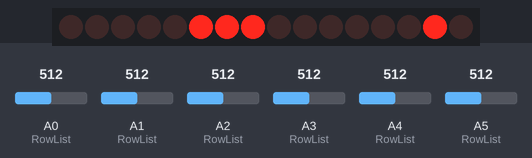
Recording of a sketch running on a simulated Arduino Leonardo, built with avr-gcc and run on an emulated ATmega32U4. On the bench: 16 shift-register outputs drawn as a row of LEDs (first output left, lit = HIGH). Wiring (inferred from the names in the program): 2 × shift register (74HC595): data pin 13; shift clock pin 12; latch pin 11. Wiring (inferred from the signals the program sends): row of LEDs: on Q0, Q1, Q2, Q3, Q4, Q5, Q6, Q7, Q8, Q9, Q10, Q11, Q12, Q13, Q14, Q15. The inputs (shaded band) are chosen by the test bench; at power-on: A0 (RowList) = 512, A1 (RowList) = 512, A2 (RowList) = 512, A3 (RowList) = 512, A4 (RowList) = 512, A5 (RowList) = 512. What the sketch prints to the serial monitor is not drawn.

Above: at 0.02 s.
At 1.2 s:
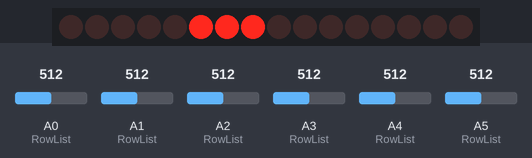
1.3 s: A0 (RowList) set to 306
2.8 s: A1 (RowList) set to 306
4.3 s: A0 (RowList) set to 522
5.8 s: A1 (RowList) set to 522
Timing chart, 0 to 8.3 s (numbered marks = the images above; inputs shaded):
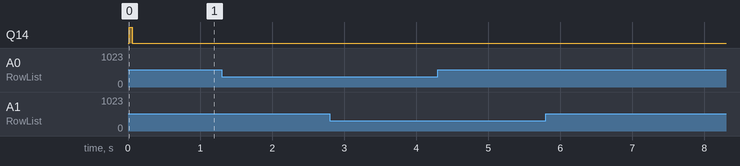

The sketch:

PYV_KeyBoard_r2p0.ino
```cpp
#include "Keyboard.h"
#include <avr/pgmspace.h>

#define CapsLock    Drive_595(0x20);
#define NumLock     Drive_595(0x40);
#define ScorllLock  Drive_595(0x80);

#define RCLK  11
#define SRCLK 12
#define SER   13
#define LCTRL   (0x80)//=0xE0-0x60  KEY_LEFT_CTRL
#define LSHIFT  (0x81)//=0xE1-0x60  KEY_LEFT_SHIFT
#define LALT    (0x82)//=0xE2-0x60  KEY_LEFT_ALT
#define LGUI    (0x83)//=0xE3-0x60  KEY_LEFT_GUI
#define RCTRL   (0x84)//=0xE4-0x60  KEY_RIGHT_CTRL
#define RSHIFT  (0x85)//=0xE5-0x60  KEY_RIGHT_SHIFT
#define RALT    (0x86)//=0xE6-0x60  KEY_RIGHT_ALT
#define RGUI    (0x87)//=0xE7-0x60  KEY_RIGHT_GUI

#define RETURN  (0x88)//=0x28+0x60  KEY_RETURN
#define ESC     (0x89)//=0x29+0x60  KEY_ESC
#define BK      (0x8A)//=0x2A+0x60  KEY_BACKSPACE
#define TAB     (0x8B)//=0x2B+0x60  KEY_TAB

#define NUM     (0x8F)//=0x53+0x3C  PAD_NUMLOCK
#define DIV     (0x90)//=0x54+0x3C  PAD_DIV
#define MUL     (0x91)//=0x55+0x3C  PAD_MUL
#define SUB     (0x92)//=0x56+0x3C  PAD_SUB
#define ADD     (0x93)//=0x57+0x3C  PAD_ADD
#define ENTER   (0x94)//=0x58+0x3C  PAD_ENTER
#define PAD_1   (0x95)//=0x59+0x3C  PAD_1
#define PAD_2   (0x96)//=0x5A+0x3C  PAD_2
#define PAD_3   (0x97)//=0x5B+0x3C  PAD_3
#define PAD_4   (0x98)//=0x5C+0x3C  PAD_4
#define PAD_5   (0x99)//=0x5D+0x3C  PAD_5
#define PAD_6   (0x9A)//=0x5E+0x3C  PAD_6
#define PAD_7   (0x9B)//=0x5F+0x3C  PAD_7
#define PAD_8   (0x9C)//=0x60+0x3C  PAD_8
#define PAD_9   (0x9D)//=0x61+0x3C  PAD_9
#define PAD_0   (0x9E)//=0x62+0x3C  PAD_0
#define PAD_D   (0x9F)//=0x63+0x3C  PAD_DOT

#define CAPS    (0x01)//=0x39-0x38  KEY_CAPS_LOCK
#define F1      (0x02)//=0x3A-0x38  KEY_F1
#define F2      (0x03)//=0x3B-0x38  KEY_F2
#define F3      (0x04)//=0x3C-0x38  KEY_F3
#define F4      (0x05)//=0x3D-0x38  KEY_F4
#define F5      (0x06)//=0x3E-0x38  KEY_F5
#define F6      (0x07)//=0x3F-0x38  KEY_F6
#define F7      (0x08)//=0x40-0x38  KEY_F7
#define F8      (0x09)//=0x41-0x38  KEY_F8
#define F9      (0x0A)//=0x42-0x38  KEY_F9
#define F10     (0x0B)//=0x43-0x38  KEY_F10
#define F11     (0x0C)//=0x44-0x38  KEY_F11
#define F12     (0x0D)//=0x45-0x38  KEY_F12
#define PS      (0x0E)//=0x46-0x38  KEY_PrintScreen
#define SCROLL  (0x0F)//=0x47-0x38  KEY_ScrollLock
#define PAUSE   (0x00)//=0x48-0x38  KEY_Pause
#define INSERT  (0x11)//=0x49-0x38  KEY_INSER
#define HOME    (0x12)//=0x4A-0x38  KEY_HOME
#define PGUP    (0x13)//=0x4B-0x38  KEY_PAGE_UP
#define DELETE  (0x14)//=0x4C-0x38  KEY_DELETE
#define END     (0x15)//=0x4D-0x38  KEY_END
#define PGDN    (0x16)//=0x4E-0x38  KEY_PAGE_DOWN
#define RIGHT   (0x17)//=0x4F-0x38  KEY_RIGHT_ARROW
#define LEFT    (0x18)//=0x50-0x38  KEY_LEFT_ARROW
#define DOWN    (0x19)//=0x51-0x38  KEY_DOWN_ARROW
#define UP      (0x1A)//=0x52-0x38  KEY_UP_ARROW

#define ______  (0xFF)
#define LFN     (0xF1)
#define LSPACE  (0xF0)
#define RFN     (0xF0)
#define RSPACE  (0xF0)

#define ROW0 A5
#define ROW1 A4
#define ROW2 A3
#define ROW3 A2
#define ROW4 A1
#define ROW5 A0

#define COL3  0xFF0F // ColList[0]
#define COL4  0xFF17 // ColList[1]
#define COL5  0xFF1B // ColList[2]
#define COL6  0xFF1D // ColList[3]
//#define COL7  0xFF1E
#define COL8  0x7F1F // ColList[4]
#define COL9  0xBF1F // ColList[5]
#define COL10 0xDF1F // ColList[6]
#define COL11 0xEF1F // ColList[7]
#define COL12 0xF71F // ColList[8]
#define COL13 0xFB1F // ColList[9]
#define COL14 0xFD1F // ColList[10]
//#define COL15 0xFE1F

#define MaxRow    6
#define MaxCol    11
#define MaxLayer  2

//#define COMB2_01

const PROGMEM char Comb2[][2]   = {
  {LCTRL,'c'},
  {LCTRL,'v'},
};

const PROGMEM char Comb3[][3]   = {
  {LCTRL,LSHIFT,'c'},
  {LCTRL,LSHIFT,'v'},
  {LCTRL,'w','r'},
};

const PROGMEM char Comb4[][4]   = {
  {LCTRL,LSHIFT,LALT,'c'},
  {LCTRL,LSHIFT,LALT,'v'},
  {LCTRL,'w'   ,LCTRL,'r'},
};

const PROGMEM char Comb5[][5]   = {
  {LCTRL,LSHIFT,LALT,LGUI,'c'},
  {LCTRL,LSHIFT,LALT,LGUI,'v'},
};
// const PROGMEM char Comb2[2][4] = {"LCTRL+c", "LCTRL+v"};
//const PROGMEM char Comb3[2][7] = {"LCTRL+LSHIFT+v", "LCTRL+LALT+v"};
//unsigned char CombList[2][] = {Copy, PasteI};

const PROGMEM unsigned int ColList[MaxCol] = {COL3, COL4, COL5, COL6, COL8, COL9, COL10, COL11, COL12, COL13, COL14};
const PROGMEM unsigned int RowList[MaxRow] = {ROW0, ROW1, ROW2, ROW3, ROW4, ROW5}; // int -> char
//unsigned int RowList[MaxRow] = {A5,A4,A3,A2,A1,A0}; // int -> char

unsigned char Layer = 1;

struct {
  unsigned char PrevState :1;
}KeyboardInfo[MaxRow][MaxCol];

#define IS_CMD 0x8000
#define IS_STR 0x4000
#define COMB2  0x8200
#define COMB3  0x8300
#define COMB4  0x8400
#define COMB5  0x8500
#define LAYER0 0x0000
#define LAYER1 0x0100
#define LAYER2 0x0200

#define CMDR1C0 "TEST"

unsigned int KeyboardTable[MaxLayer][MaxRow][MaxCol] = {
  {
    ______, ______, ______, ______, ESC   , ______, F1    , F2    , F3    , F4    , F5    ,
    NUM   , DIV   , MUL   , SUB   , '~'   , '1'   , '2'   , '3'   , '4'   , '5'   , '6'   ,
    PAD_1 , PAD_2 , PAD_3 , ______, TAB   , 'q'   , 'w'   , 'e'   , 'r'   , 't'   , ______,
    PAD_4 , PAD_5 , PAD_6 , ADD   , CAPS  , 'a'   , 's'   , 'd'   , 'f'   , 'g'   , ______,
    PAD_7 , PAD_8 , PAD_9 , ______, LSHIFT, 'z'   , 'x'   , 'c'   , 'v'   , 'b'   , ______,
    PAD_0 , ______, PAD_D , ENTER , LCTRL , LGUI  , LALT  , LFN   , LSPACE, ______, ______,
  },{
    ______, ______, ______, ______, ESC   , ______, F1    , F2    , F3    , F4    , F5    ,
    IS_CMD&LAYER1&NUM   , DIV   , MUL   , SUB   , '~'   , '1'   , '2'   , '3'   , '4'   , '5'   , '6'   ,
    LAYER1+NUM , PAD_2 , PAD_3 , ______, TAB   , 'q'   , 'w'   , 'e'   , 'r'   , 't'   , ______,
    NUM, PAD_5 , PAD_6 , ADD   , CAPS  , 'a'   , 's'   , 'd'   , 'f'   , 'g'   , ______,
    PAD_7 , PAD_8 , PAD_9 , ______, LSHIFT, 'z'   , 'x'   , 'c'   , 'v'   , 'b'   , ______,
    PAD_0 , ______, PAD_D , ENTER , LCTRL , LGUI  , LALT  , LFN   , LSPACE, ______, ______,
  }
};

void setup () {
  Serial.begin(9600);
  pinMode(RCLK,OUTPUT);
  pinMode(SRCLK,OUTPUT);
  pinMode(SER,OUTPUT);
  for (unsigned char i = 0; i < MaxRow; i++) {
    for (unsigned char j = 0; j < MaxCol; j++) {
      KeyboardInfo[i][j].PrevState = 0;
//      KeyboardInfo[i][j].Layer     = LayerTable[i][j];
    }
  }
  // int *array;
  // array = (int*)malloc(10*sizeof(int));
  // for (unsigned int i=0; i<10; i++){
      // *array++ = i+1;
       // Serial.print(*array,DEC);
  // }
  // free(array);
  Serial.print(Comb2[1]);
  // Serial.print(ddd[1]);
}

void loop() {
    for (unsigned char i = 0; i < MaxCol; i++) {
      ScanCol(i);
    }
}

void ScanCol(unsigned char Col) {
    Drive_595(ColList[Col]);
    for (unsigned char i = 0; i < MaxRow; i++) {
        ScanRow(i,Col);
    }
}

void ScanRow(unsigned char Row,unsigned char Col) {
    char key       = KeyboardTable[Layer][Row][Col];
    bool PrevBottonState = KeyboardInfo[Row][Col].PrevState;
    bool CurrBottonState = (analogRead(RowList[Row]) < 512) ? 1 : 0;
    if ((CurrBottonState != PrevBottonState ) && CurrBottonState == 1) {
        Serial.print(" Row=");
        Serial.print(Row,DEC);
        Serial.print(" Col=");
        Serial.print(Col,DEC);
        KeyPress(Row,Col);
    } else if ((CurrBottonState != PrevBottonState ) && CurrBottonState == 0) {
        Serial.print(" Row=");
        Serial.print(Row,DEC);
        Serial.print(" Col=");
        Serial.print(Col,DEC);
        KeyRelease(Row,Col);
    }
    KeyboardInfo[Row][Col].PrevState = CurrBottonState;
    Keyboard.releaseAll();
}

void Drive_595(int data) {
  union var{
    int i;
    char c[2];
  }ColDriver;

  ColDriver.i = data;

  digitalWrite(RCLK,LOW); //将ST_CP口上面加低电平让芯片准备好接收数据
  shiftOut(SER,SRCLK,MSBFIRST,ColDriver.c[1]);
  shiftOut(SER,SRCLK,MSBFIRST,ColDriver.c[0]);
  digitalWrite(RCLK,HIGH); //将ST_CP这个针脚恢复到高电平
}

void KeyPress (unsigned char Row, unsigned char Col){
  int key       = KeyboardTable[Layer][Row][Col];
  if (key == LFN) {
    Layer =  1 - Layer; // temp
  }
  Serial.print(" Layer =");
  Serial.print(Layer,HEX);
  Serial.print(" KeyValue =");
  Serial.print(key,HEX);
  Serial.print(" Pressed\n");
  Keyboard.press(key);
}

void KeyRelease (unsigned char Row,unsigned char Col){
  char key       = KeyboardTable[Layer][Row][Col];
  Serial.print(" KeyValue =");
  Serial.print(key,HEX);
  Serial.print(" Released\n");
  Keyboard.release(key);
}
```

Measured:
- after the input at 1.3 s, every drawn part: stays the same
- after the input at 2.8 s, every drawn part: stays the same
- after the input at 4.3 s, every drawn part: stays the same
- after the input at 5.8 s, every drawn part: stays the same
